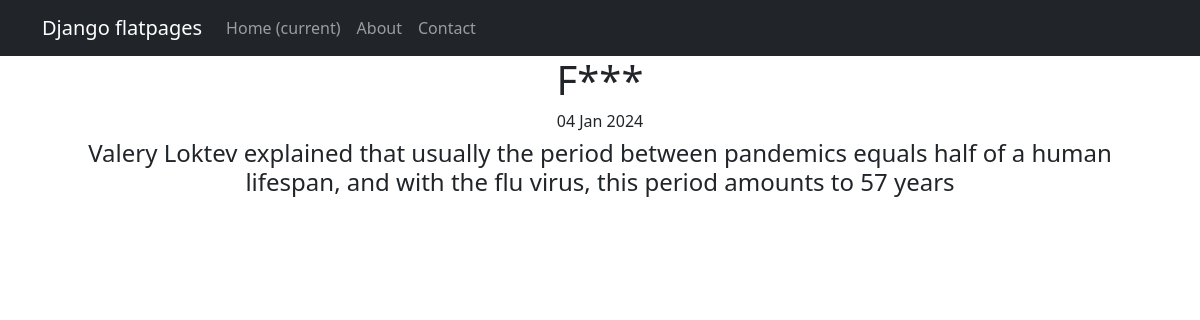
/posts/1, run on the app's committed database.
### news/models.py (models this page shows, shortened)
class Post(models.Model):
    article = 'AR'
    news = 'NE'
    CONTENT = [
        (article, 'Article'),
        (news, 'News'),
    ]
    post_content = models.CharField(max_length=2,
                                    choices=CONTENT,
                                    default=article)
    post_time_in = models.DateTimeField(auto_now_add=True)
    post_name = models.CharField(max_length=255)
    post_text = models.CharField(max_length=10000)
    post_author = models.ForeignKey(Author,
                                    to_field='user_id',
                                    on_delete=models.CASCADE,
                                    verbose_name='Author')
    post_category = models.ManyToManyField(Category, through='PostCategory')
    class Meta:
        verbose_name = 'Post'
        verbose_name_plural = 'Posts'
        ordering = ['post_name']

### news/views.py (the view)
# urls.py: path('posts/<int:pk>', PostDetail.as_view(), name='post_detail'),
class PostDetail(DetailView):
    model = Post
    template_name = 'posts.html'
    context_object_name = 'post'

### news/templatetags/custom_filters.py (called while the page is built)
@register.filter()
def censor(value):
    if not isinstance(value, str):
        raise TypeError()
    for word in censor_list:
        value = value.replace(word[1:], '*' * (len(word[1:])))
    return value

### templates/posts.html (shortened to what this page needs)
{% extends 'flatpages/default.html' %}
{% load custom_filters %}
{% block content %}
   <h1>{{ post.post_name|censor}}</h1>
   <h6>{{ post.post_time_in|date:'d M Y'}}</h6>
   <h4> {{ post.post_text|censor}} <h4>
{% endblock content %}

### data on the page
Post: post_name|censor "F***", post_time_in "04 Jan 2024", post_text|censor "Valery Loktev explained that usually the period between pandemics equals half of a human lifespan, and with the flu virus, this period amounts to 57 years"
